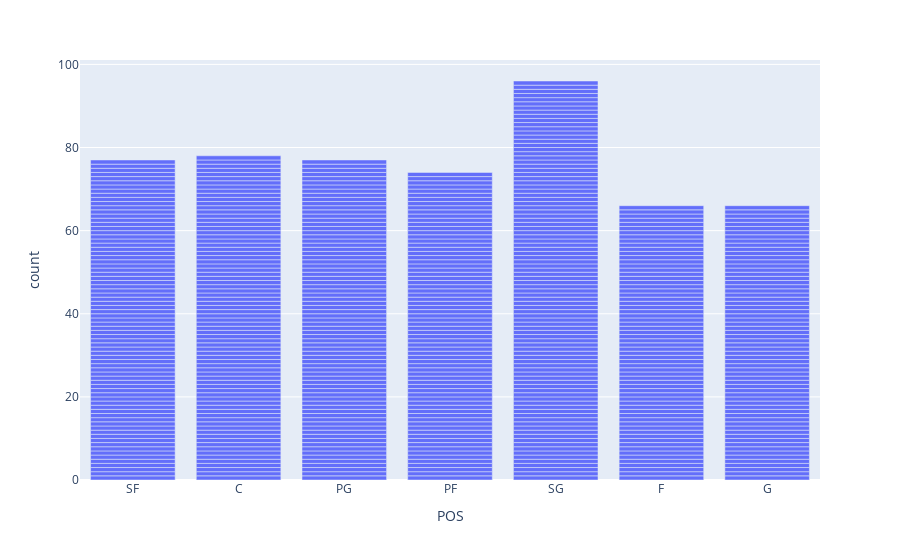

Notebook source saved alongside this figure:
### Markdown cell above
### Exploratory visualizations

### Code cell
#Visualize the number of players by position

fig = px.bar(nba_player_stats, x="POS")
fig.show()

### Figure 1 — Plotly figure (JSON) as saved in the notebook; plotly's stock layout.template omitted (floating-point values rounded to 4 significant figures; data arrays with more than 128 entries replaced by an {"elided": "..."} marker saying what was removed)
{"data": [{"alignmentgroup": "True", "hovertemplate": "POS=%{x}<br>count=%{y}<extra></extra>", "legendgroup": "", "marker": {"color": "#636efa", "pattern": {"shape": ""}}, "name": "", "offsetgroup": "", "orientation": "v", "showlegend": false, "textposition": "auto", "type": "bar", "x": {"elided": "534 str values"}, "xaxis": "x", "y": {"elided": "534 int values"}, "yaxis": "y"}], "layout": {"barmode": "relative", "legend": {"tracegroupgap": 0}, "margin": {"t": 60}, "xaxis": {"anchor": "y", "domain": [0, 1], "title": {"text": "POS"}}, "yaxis": {"anchor": "x", "domain": [0, 1], "title": {"text": "count"}}}}
